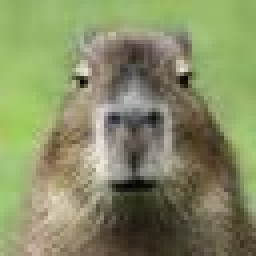
#> input picture Images/image-1_1.jpg, 64 x 64 px, found by its file name (shown 4 times larger)
$ python Negasi.py
#> lines starting #> are read from the running program, lines starting #| are printed output that depends on the picture
from PIL import Image  # Mengimpor modul Image dari PIL (Python Imaging Library)
import numpy as np  # Mengimpor modul numpy untuk manipulasi array
import matplotlib.pyplot as plt  # Mengimpor modul pyplot dari matplotlib untuk plotting

# Fungsi untuk melakukan negasi gambar menggunakan array dengan looping
def negate_image(image):
    img_array = np.array(image, dtype=np.int32)  # Ubah gambar menjadi array numpy
    tinggi, lebar = img_array.shape  # Dapatkan ukuran gambar

    # Loop untuk menghitung nilai negasi untuk setiap piksel (x, y)
    for x in range(tinggi):  # Loop untuk setiap baris
        for y in range(lebar):  # Loop untuk setiap kolom
            current_value = img_array[x, y]  # Mengambil nilai piksel saat ini
            new_value = 255 - current_value  # Menghitung nilai negasi

            # Memasukkan nilai piksel yang baru
            img_array[x, y] = new_value

    return Image.fromarray(img_array.astype(np.uint8))  # Ubah kembali ke tipe uint8

# Fungsi untuk menampilkan histogram gambar
def plot_histogram(image, title):
    hist_data = list(image.getdata())  # Mengambil data piksel untuk histogram
    plt.bar(range(256), [hist_data.count(i) for i in range(256)], width=1, color='gray', alpha=0.7)
    plt.title(title)  # Judul histogram
    plt.xlim([0, 255])  # Mengatur batas sumbu x
    plt.xlabel('Nilai Piksel')  # Label sumbu x
    plt.ylabel('Frekuensi')  # Label sumbu y
    plt.grid(True)  # Menampilkan grid pada histogram

# Fungsi utama untuk menjalankan negasi dan menampilkan gambar
def main(image_path):
    # Membaca gambar
#> called with image_path = 'Images/image-1_1.jpg'
    image = Image.open(image_path)
#> image is the input picture: PIL image 64x64 RGB; mean R, G, B 133.9, 140.6, 100.4

    # Mengecek apakah gambar sudah grayscale, jika tidak maka konversi
    if image.mode != 'L':
        print("Gambar bukan grayscale, mengonversi ke grayscale.")
        image = image.convert('L')
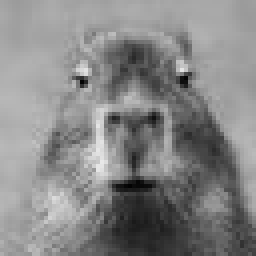
#> image: PIL image 64x64 L (shown 4 times larger); min 2, max 232, mean 134
    else:
        print("Gambar sudah grayscale, tidak perlu dikonversi.")

    # Melakukan negasi
    negated_image = negate_image(image.copy())
#> after the loop in negate_image, `for x in range(tinggi):`:
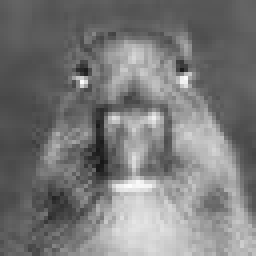
#> img_array: shape (64, 64) int32 (shown 4 times larger); min 23, max 253, mean 121

    # Menyiapkan figure dengan ukuran yang sesuai
    plt.figure(figsize=(12, 10))

    # Menampilkan gambar asli
    plt.subplot(2, 2, 1)
    plt.imshow(image, cmap='gray', interpolation='nearest')
    plt.title('Gambar Asli')
    plt.axis('off')

    # Menampilkan histogram sebelum negasi
    plt.subplot(2, 2, 2)
    plot_histogram(image, 'Histogram Sebelum Negasi')
#> in plot_histogram, `hist_data = list(image.getdata())`: hist_data = 4096 values, max 232 at index 2585, min 2 at index 2976, mean 134

    # Menampilkan gambar negasi
    plt.subplot(2, 2, 3)
    plt.imshow(negated_image, cmap='gray', interpolation='nearest')
    plt.title('Gambar Negasi')
    plt.axis('off')

    # Menampilkan histogram setelah negasi
    plt.subplot(2, 2, 4)
    plot_histogram(negated_image, 'Histogram Setelah Negasi')

    plt.tight_layout()  # Mengatur tata letak agar tidak saling tumpang tindih
    plt.show()
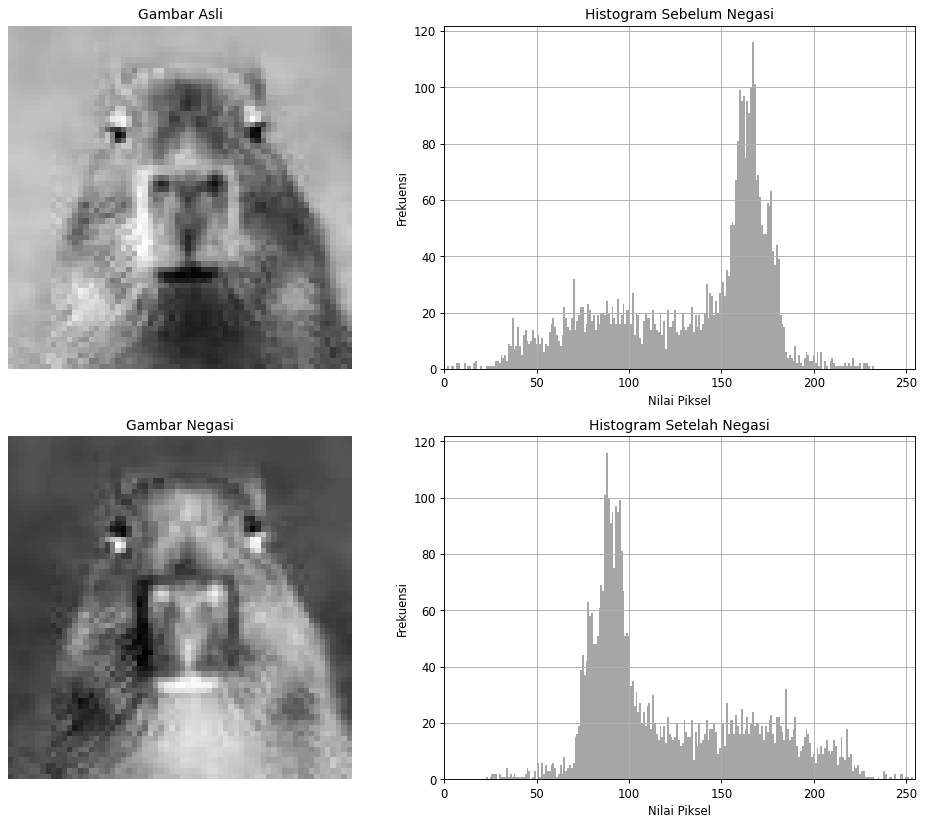
#> figure drawn by matplotlib, 4 panels; panel 2: tallest bar 116 high, from x = 166.5 to 167.5; panel 4: tallest bar 116 high, from x = 87.5 to 88.5

# Ganti 'your_image_path' dengan path gambar yang ingin diproses
main('Images/image-1_1.jpg')  # Ganti dengan path gambar Anda

$ run again, with Images/image-2_1.jpg copied over Images/image-1_1.jpg
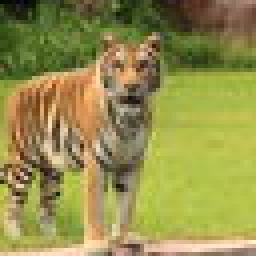
#> input picture Images/image-2_1.jpg, 64 x 64 px, found by its file name (shown 4 times larger)
#> in main, image is the input picture: PIL image 64x64 RGB; mean R, G, B 148.6, 143.4, 76.2
#> image: PIL image 64x64 L
#> after the loop in negate_image, `for x in range(tinggi):`:
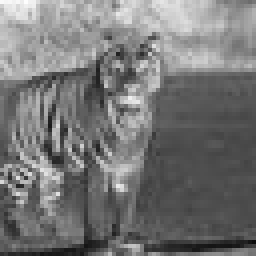
#> img_array: shape (64, 64) int32 (shown 4 times larger); min 13, max 253, mean 117.7
#> hist_data = 4096 values, max 242 at index 3903, min 2 at index 6, mean 137.3
#> in main, `plt.show()`:
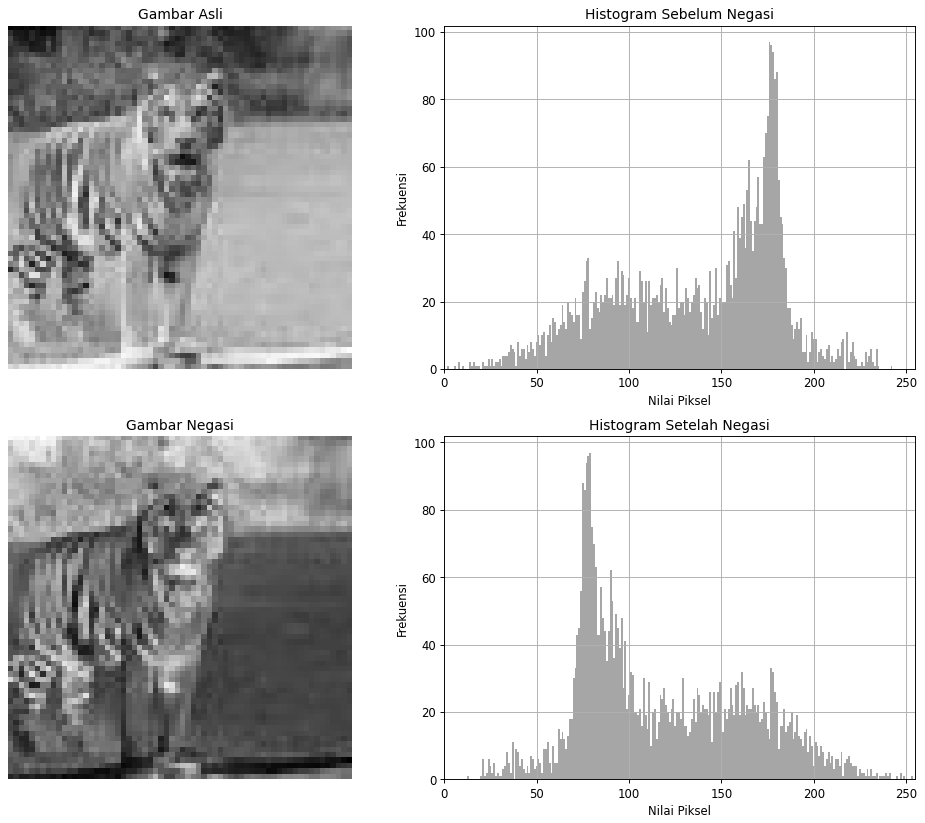
#> figure drawn by matplotlib, 4 panels; panel 2: tallest bar 97 high, from x = 175.5 to 176.5; panel 4: tallest bar 97 high, from x = 78.5 to 79.5

$ run again, with Images/beras.jpg copied over Images/image-1_1.jpg
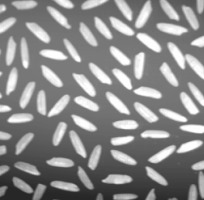
#> input picture Images/beras.jpg, 204 x 200 px, found by its file name
#> in main, image is the input picture: PIL image 204x200 RGB; min 35, max 255, mean 137.5
#> image: PIL image 204x200 L
#> after the loop in negate_image, `for x in range(tinggi):`:
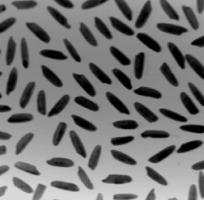
#> img_array: shape (200, 204) int32; min 0, max 220, mean 117.5
#> hist_data = 40800 items
#> in main, `plt.show()`:
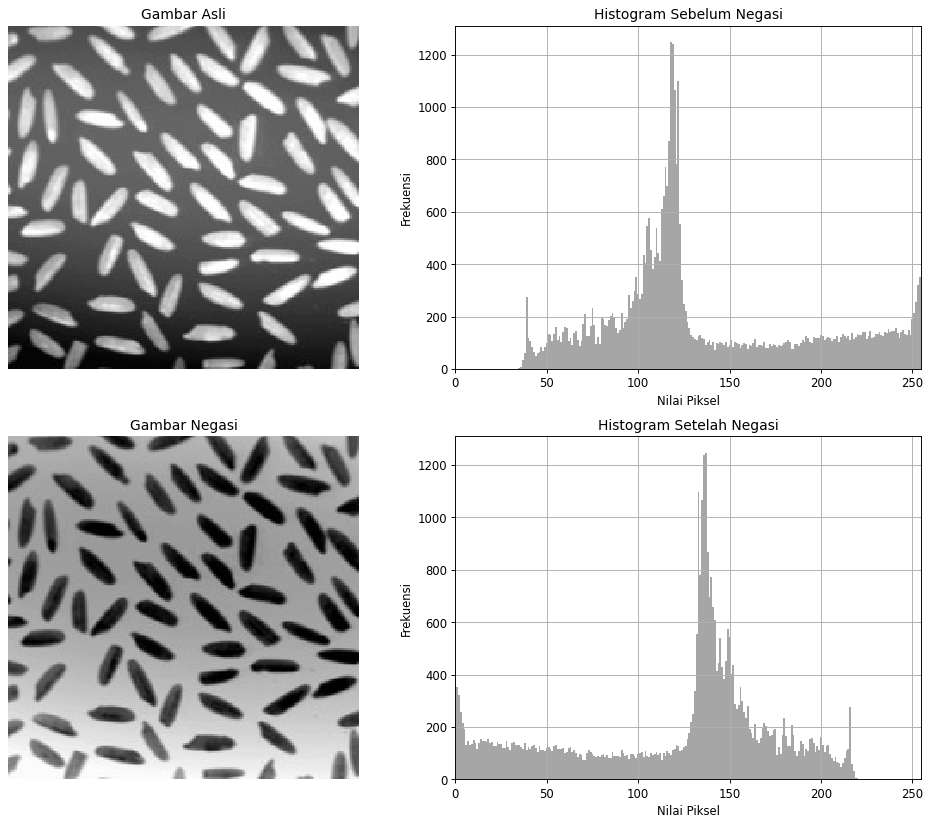
#> figure drawn by matplotlib, 4 panels; panel 2: tallest bar 1248 high, from x = 117.5 to 118.5; panel 4: tallest bar 1248 high, from x = 136.5 to 137.5
